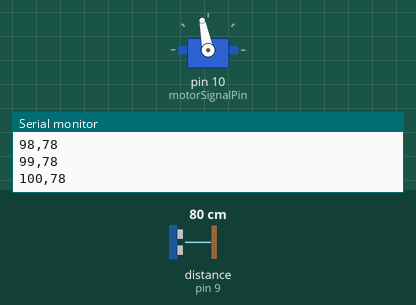
Simulated run of this sketch. Board: Arduino Uno, built with avr-gcc and run on an emulated ATmega328P. Shown: servo, the last lines printed to the serial monitor. Wiring (inferred from the names in the program): ultrasonic range finder: trigger pin 8; echo pin 9. The inputs (shaded band) are chosen by the test bench; at power-on: distance to the obstacle (sensor on pin 9) 80 cm. The echo pulse lasts 58.3 µs per cm.

Above: at 1.2 s.
1.3 s: distance to the obstacle (sensor on pin 9) set to 7 cm
At 3.13 s:
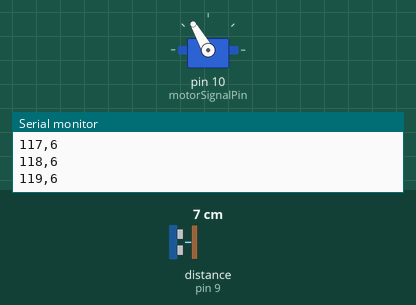
4.3 s: distance to the obstacle (sensor on pin 9) set to 4 cm
At 5.16 s:
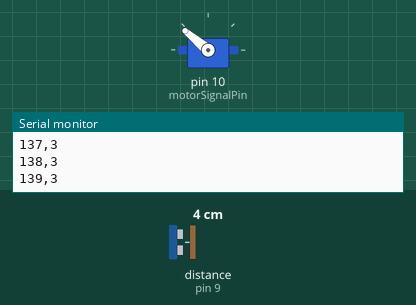
7.3 s: distance to the obstacle (sensor on pin 9) set to 35 cm
At 7.49 s:
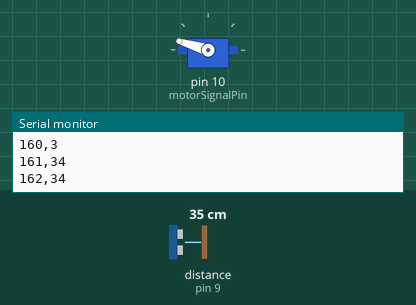
Timing chart, 0 to 20.1 s (numbered marks = the images above; inputs shaded):
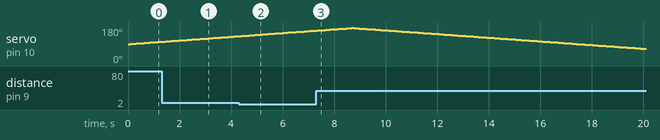

Measured:
- the behaviour switches between 6 and 5 cm on distance to the obstacle (sensor on pin 9) (found by bisection; images 1 and 2)
- by itself, servo on pin 10 (motorSignalPin): rises from 161° to 175° in 1.3 s, then falls to 64° in 11.4 s

The sketch:

radar.ino
```cpp
#include<Servo.h>
const int TriggerPin = 8;
const int EchoPin = 9;
const int motorSignalPin = 10;

const int startingAngle = 90;
const int minimumAngle = 6;
const int maximumAngle = 175;
const int rotationSpeed = 1;

Servo motor;
void setup(void)
{
    pinMode(TriggerPin, OUTPUT);
    pinMode(EchoPin, INPUT);
    motor.attach(motorSignalPin);
    Serial.begin(9600);
}
void loop(void)
{
    static int motorAngle = startingAngle;
    static int motorRotateAmount = rotationSpeed;

    motor.write(motorAngle);
    delay(100);
     SerialOutput(motorAngle, CalculateDistance());

motorAngle += motorRotateAmount;
    if(motorAngle <= minimumAngle || motorAngle >= maximumAngle) {
        motorRotateAmount = -motorRotateAmount;
    }}
int CalculateDistance(void)
{

    digitalWrite(TriggerPin, HIGH);
    delayMicroseconds(10);
    digitalWrite(TriggerPin, LOW);
      long duration = pulseIn(EchoPin, HIGH);
    float distance = duration * 0.017F;
    return int(distance);
}
void SerialOutput(const int angle, const int distance)
{
    String angleString = String(angle);
    String distanceString = String(distance);
        Serial.println(angleString + "," + distanceString);
}
```
